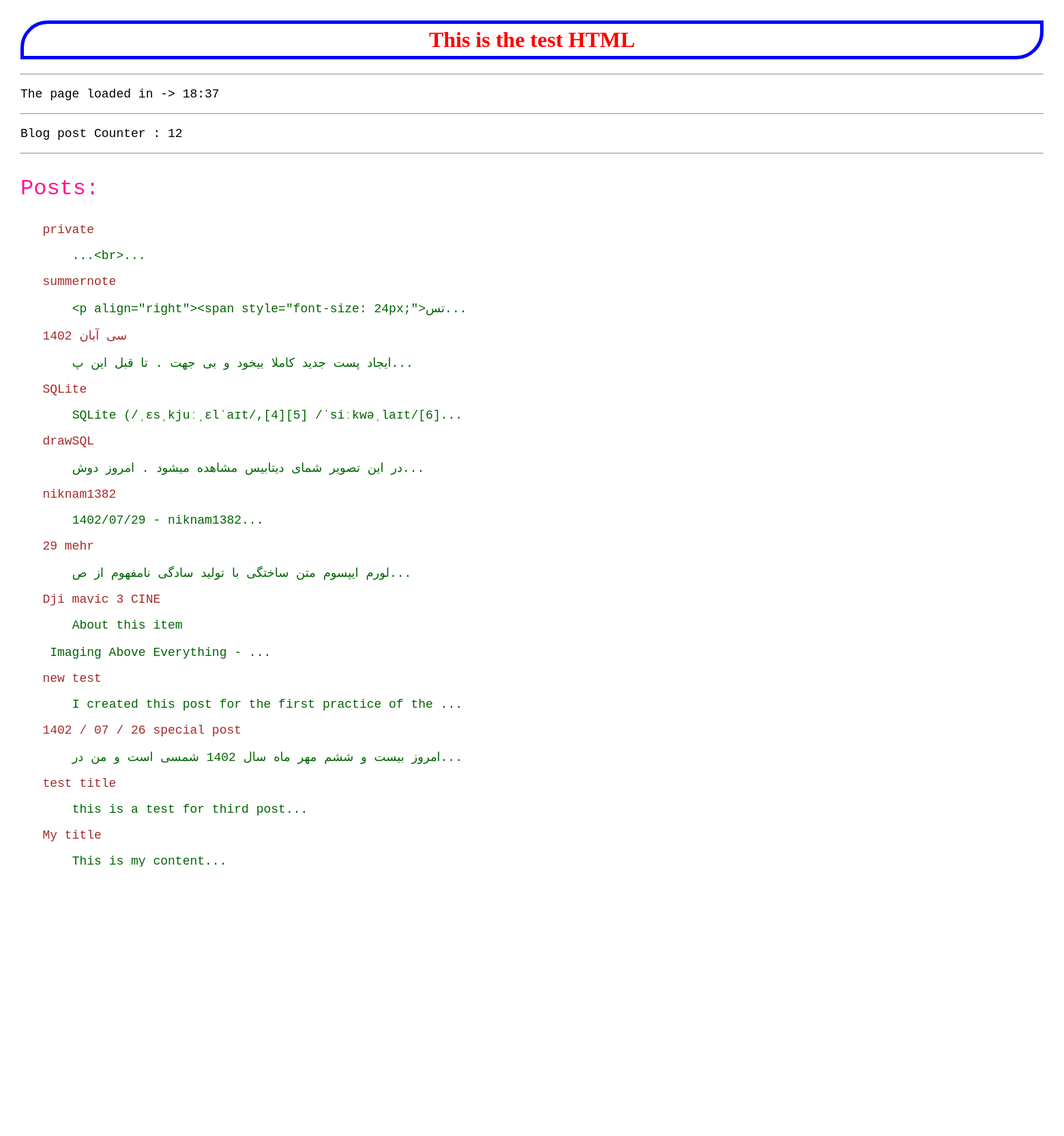
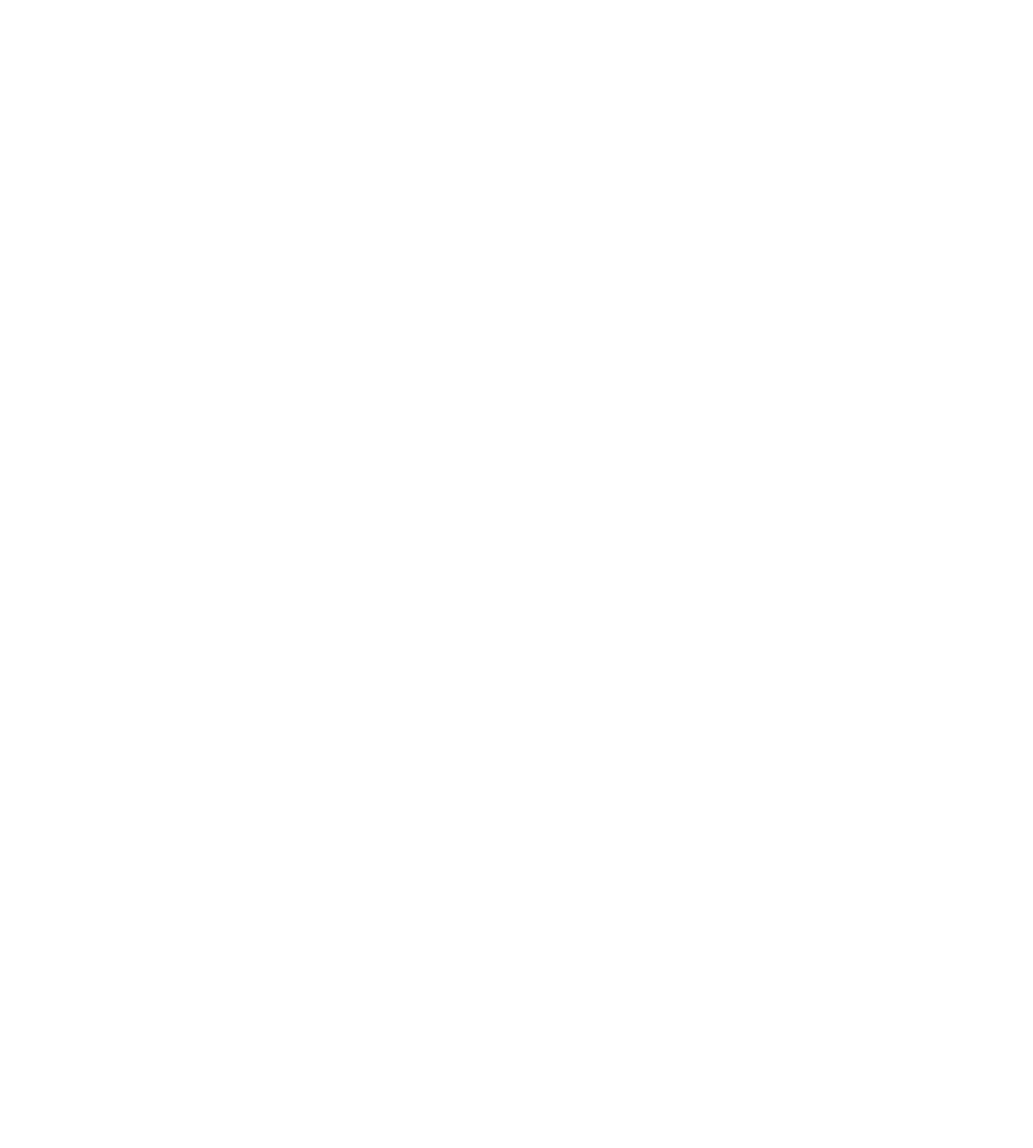
Page /blog/test (upper part) on the committed database (2 pictures, top to bottom).
### blog/models.py (models this page shows, shortened)
class Post(models.Model) :
    image = models.ImageField(upload_to='blog/', default='blog/default.jpg')
    author = models.ForeignKey(User, on_delete=models.SET_NULL, null=True) # on_delete=models.CASCADE
    title = models.CharField(max_length=255)
    content = models.TextField()
    tags = TaggableManager()
    category = models.ManyToManyField(Category)
    counted_views = models.IntegerField(default=0)
    status = models.BooleanField(default=False)
    login_require = models.BooleanField(default=False)
    published_date = models.DateTimeField(null=True) #(خودمون تعریفش میکنیم کی پابلیش بشه)
    created_date = models.DateTimeField(auto_now_add=True)
    updated_date = models.DateTimeField(auto_now=True)
    class Meta :
        ordering = ['-published_date']

### blog/views.py (the view)
# urls.py: path('test', test, name='test'),
def test(request) :
    return render(request, 'test.html')

### blog/templatetags/blog_tags.py (called while the page is built)
@register.simple_tag
def function():
    now = datetime.now()
    time_str = now.strftime("%H:%M")
    return(time_str)

@register.simple_tag(name='total_post')
def function():
    posts = Post.objects.filter(status = 1).count()
    return posts

@register.simple_tag(name='posts')
def function():
    posts = Post.objects.filter(status = 1)
    return posts

@register.filter
def snippet(value, arg= 20):
    return value[:arg] + '...'

@register.inclusion_tag('blog/blog-popular-post.html')
def latestposts(arg=3):
    posts = Post.objects.filter(status=1).order_by('-published_date')[:arg]
    return {'posts':posts}

### templates/test.html (shortened to what this page needs)
{% load blog_tags %}
<!DOCTYPE html>
<html lang="en">
<head>
</head>
<body>
    <h1>This is the test HTML</h1>
    <hr/>
    <p>The page loaded in -> {% function %}</p>
    <hr/>
    <p>Blog post Counter : {% total_post as tp %}{{tp}}</p>
    <hr/>
    <p style="font-size: 32px; color: deeppink;" >Posts: </p>
    {% posts as totalpost %}
    {% for post in totalpost %}
    <pre>   {{post.title}}</pre>
    <pre style="color: darkgreen;">       {{post.content|snippet:50}}</pre>
    {% endfor %}
    <hr/>
    {% latestposts %}
</body>
</html>

### templates/blog/blog-popular-post.html
{% load humanize %}
{% load static %}
<div class="single-sidebar-widget popular-post-widget">
    <h4 class="popular-title">Popular Posts</h4>
    <div class="popular-post-list">
        {% for post in posts %}
        <div class="single-post-list d-flex flex-row align-items-center">
            <div class="thumb">
                <img class="img-fluid" src="{{post.image.url}}" alt="">
            </div>
            <div class="details">
                <a href="{% url 'blog:single' pid=post.id %}">
                    <h6>{{post.title}}</h6>
                </a>
                <p>{{post.published_date|naturaltime}}</p>
            </div>
        </div>
        {% endfor %}
    </div>
</div>

### templates/test.html (style rules this page uses)
h1 { text-align: center; color: red; border: solid 5px blue; border-radius: 40px 0px 40px 0px ; padding: 5px; }
body { margin: 30px; }
p { font-size: large; font-family: 'Courier New', Courier, monospace; }
pre { font-size: large; font-family: 'Courier New', Courier, monospace; color: brown; }

### rows in the picture
Post: title "private", content|snippet "...<br>...", image (picture)
Post: title "summernote", content|snippet "<p align=\"right\"><span style=\"font-size: 24px;\">تس...", image (picture)
Post: title "سی آبان 1402", content|snippet "ایجاد پست جدید کاملا بیخود و بی جهت . تا قبل این پ...", image (picture)
Post: title "SQLite", content|snippet "SQLite (/ˌɛsˌkjuːˌɛlˈaɪt/,[4][5] /ˈsiːkwəˌlaɪt/[6]..."
Post: title "drawSQL", content|snippet "در این تصویر شمای دیتابیس مشاهده میشود . امروز دوش..."
Post: title "niknam1382", content|snippet "1402/07/29 - niknam1382..."
Post: title "29 mehr", content|snippet "لورم ایپسوم متن ساختگی با تولید سادگی نامفهوم از ص..."
Post: title "Dji mavic 3 CINE", content|snippet "About this item Imaging Above Everything - ..."
Post: title "new test", content|snippet "I created this post for the first practice of the ..."
Post: title "1402 / 07 / 26 special post", content|snippet "امروز بیست و ششم مهر ماه سال 1402 شمسی است و من در..."
Post: title "test title", content|snippet "this is a test for third post..."
Post: title "My title", content|snippet "This is my content..."

### other values in the picture
{{ tp }} "12"
